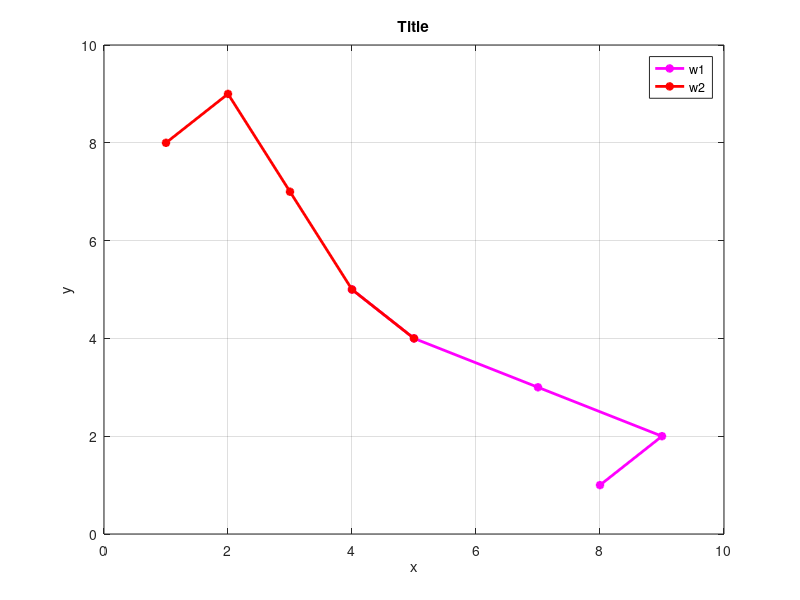
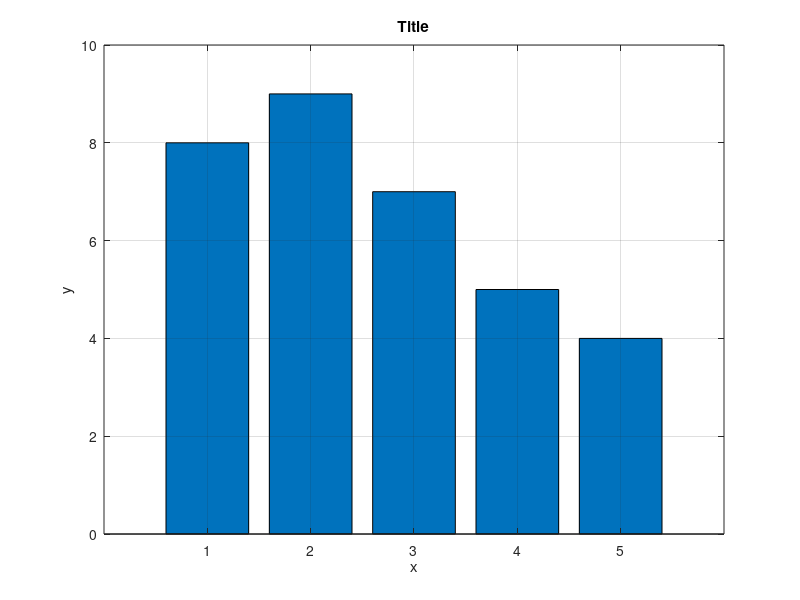

Reproduce these figures in MATLAB, in order.
%ogoline wprowadenie krotnie jest u niego na stronie


%zawsze chce zeby dawac na poczatku:
close all; 
clear all;
clc;
% i to poprosil zeby zawsze bylo na poczatku 

a=5;

%wektory powiedzial zeby dawac duzymi literami xD
Q=[1,2,3,4,5];
W=[8,9,7,5,4];

%transponowanie macierzy Q
Q';
%to umozliwi mnozenie
M=Q'*W;
K=Q*W';


%rozmiar macierzy
[wiersz,kolumna]=size(M);

%%%%RYSOWANIE WYKRESOW%%%%



plot(W,Q,'m*-','LineWidth',2);

%kilka wykresow na jednym oknie
hold on;
plot(Q,W,'r*-','LineWidth',2);

%siatka na wykresie
grid on;

xlabel('x');
ylabel('y');
title('Title');
legend('w1','w2');

%inny wykres niz 2d
%figure albo subplot
figure;
bar(Q,W);
xlabel('x');
ylabel('y');
title('Title');
grid on;